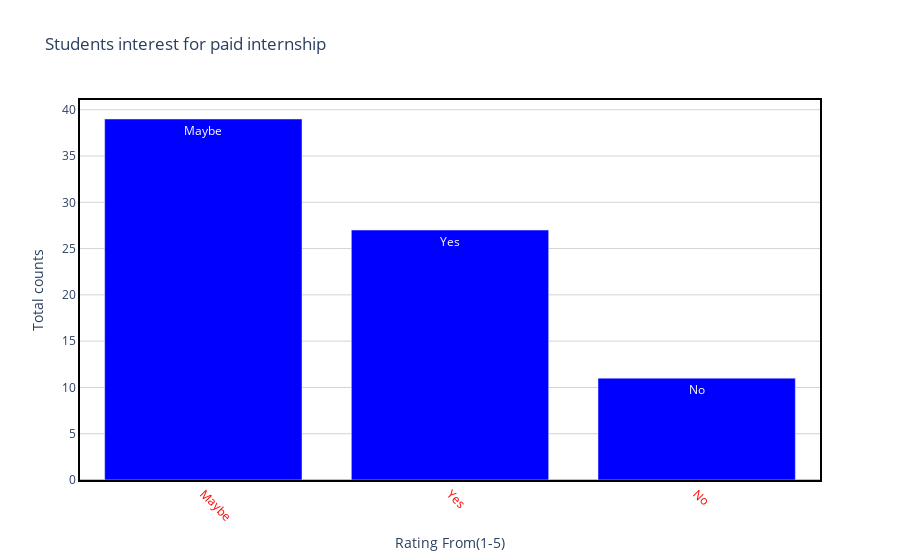

The cell this chart's notebook holds for it:
### Code cell
draw_trace_bar_course(internship,'want to apply paid intership?','counts',' Students interest for paid internship', 'Rating From(1-5)','Total counts',"blue")

### Figure 1 — Plotly figure (JSON) as saved in the notebook; plotly's stock layout.template omitted (floating-point values rounded to 4 significant figures)
{"data": [{"marker": {"color": "blue"}, "text": ["Maybe", "Yes", "No"], "type": "bar", "x": ["Maybe", "Yes", "No"], "y": [39, 27, 11]}], "layout": {"hovermode": "closest", "paper_bgcolor": "rgba(0, 0, 0, 0)", "plot_bgcolor": "rgba(0, 0, 0, 0)", "title": {"text": " Students interest for paid internship"}, "xaxis": {"linecolor": "black", "linewidth": 2, "mirror": true, "showline": true, "showticklabels": true, "tickangle": 45, "tickfont": {"color": "red", "size": 12}, "title": {"text": "Rating From(1-5)"}, "zeroline": true, "zerolinecolor": "grey", "zerolinewidth": 1}, "yaxis": {"gridcolor": "lightgrey", "linecolor": "black", "linewidth": 2, "mirror": true, "showline": true, "title": {"text": "Total counts"}, "zeroline": true, "zerolinecolor": "grey", "zerolinewidth": 1}}}
